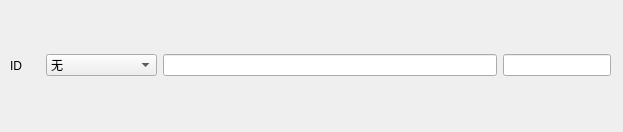
<?xml version="1.0" encoding="UTF-8"?>
<ui version="4.0">
 <class>Form</class>
 <widget class="QWidget" name="Form">
  <property name="geometry">
   <rect>
    <x>0</x>
    <y>0</y>
    <width>623</width>
    <height>132</height>
   </rect>
  </property>
  <property name="sizePolicy">
   <sizepolicy hsizetype="Expanding" vsizetype="Expanding">
    <horstretch>0</horstretch>
    <verstretch>0</verstretch>
   </sizepolicy>
  </property>
  <property name="minimumSize">
   <size>
    <width>0</width>
    <height>60</height>
   </size>
  </property>
  <property name="windowTitle">
   <string>Form</string>
  </property>
  <widget class="QWidget" name="horizontalLayoutWidget">
   <property name="geometry">
    <rect>
     <x>10</x>
     <y>10</y>
     <width>601</width>
     <height>111</height>
    </rect>
   </property>
   <layout class="QHBoxLayout" name="horizontalLayout">
    <item>
     <widget class="QLabel" name="label">
      <property name="sizePolicy">
       <sizepolicy hsizetype="Minimum" vsizetype="Preferred">
        <horstretch>0</horstretch>
        <verstretch>0</verstretch>
       </sizepolicy>
      </property>
      <property name="minimumSize">
       <size>
        <width>30</width>
        <height>0</height>
       </size>
      </property>
      <property name="text">
       <string>ID</string>
      </property>
     </widget>
    </item>
    <item>
     <widget class="QComboBox" name="comboBox">
      <item>
       <property name="text">
        <string>无</string>
       </property>
      </item>
      <item>
       <property name="text">
        <string>查找元素XPath</string>
       </property>
      </item>
      <item>
       <property name="text">
        <string>查找元素ID</string>
       </property>
      </item>
      <item>
       <property name="text">
        <string>查找元素Name</string>
       </property>
      </item>
      <item>
       <property name="text">
        <string>点击</string>
       </property>
      </item>
      <item>
       <property name="text">
        <string>输入文字</string>
       </property>
      </item>
      <item>
       <property name="text">
        <string>选择</string>
       </property>
      </item>
     </widget>
    </item>
    <item>
     <widget class="QLineEdit" name="lineEdit_2"/>
    </item>
    <item>
     <widget class="QLineEdit" name="lineEdit">
      <property name="sizePolicy">
       <sizepolicy hsizetype="Minimum" vsizetype="Fixed">
        <horstretch>0</horstretch>
        <verstretch>0</verstretch>
       </sizepolicy>
      </property>
      <property name="minimumSize">
       <size>
        <width>100</width>
        <height>0</height>
       </size>
      </property>
     </widget>
    </item>
   </layout>
  </widget>
 </widget>
 <resources/>
 <connections/>
</ui>
